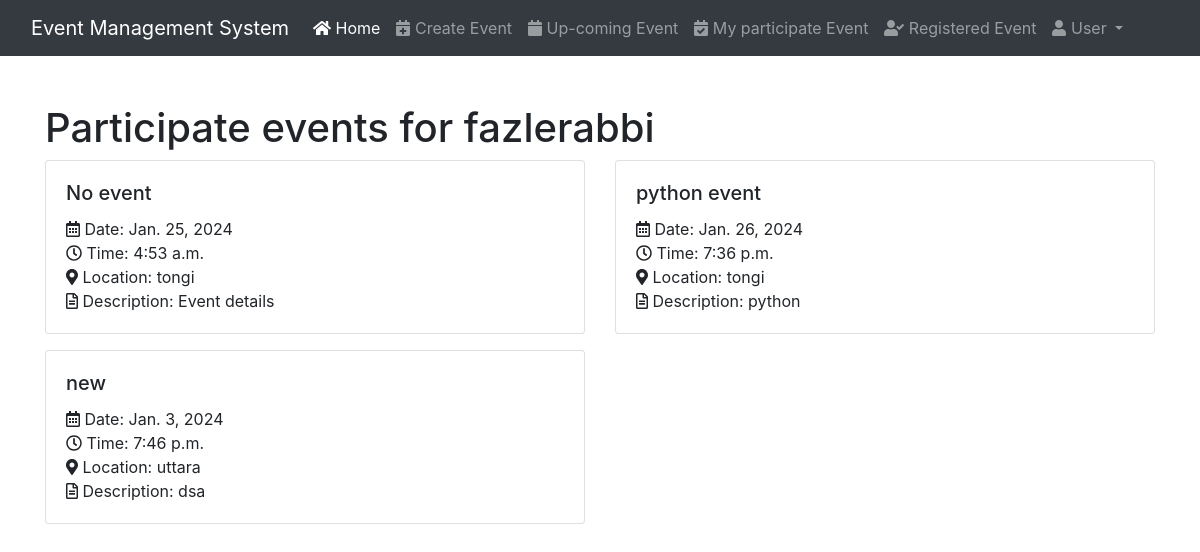
Page /event/register/participate_events/ (signed in) on the committed database.
### event/models.py (models this page shows, shortened)
class Registration(models.Model):
    user = models.ForeignKey(User, on_delete=models.CASCADE)
    event = models.ForeignKey(Event, on_delete=models.CASCADE)
    registration_time = models.DateTimeField(auto_now_add=True)

class Event(models.Model):
    title = models.CharField(max_length=100)
    description = models.TextField()
    date = models.DateField()
    time = models.TimeField()
    location = models.CharField(max_length=100)
    slots_available = models.IntegerField()

### event/views.py (the view)
# urls.py: path('event/register/participate_events/', views.participate_events, name='participate_events'),
@login_required
def participate_events(request):
    user = request.user
    today = timezone.now().date()
    participate_events = Registration.objects.filter(user=user,event__date__lt=today).select_related('event')
    username = user.get_username()
    context = {
        'username': username,
        'participate_events': participate_events,
    }
    return render(request, 'participate_events.html', context)

### templates/participate_events.html
{% extends 'partials/base.html' %}
{% block content %}
    <div class="container mt-5">
        <h1>Participate events for {{ username }}</h1>
        <div class="row">
            {% for participate in participate_events %}
            <div class="col-md-6">
                <div class="card mb-3">
                    <div class="card-body">
                        <h5 class="card-title">{{ participate.event.title }}</h5>
                        <p class="card-text">
                            <i class="far fa-calendar-alt"></i> Date: {{ participate.event.date }}<br>
                            <i class="far fa-clock"></i> Time: {{ participate.event.time }}<br>
                            <i class="fas fa-map-marker-alt"></i> Location: {{ participate.event.location }}<br>
                            <i class="far fa-file-alt"></i> Description: {{ participate.event.description }}<br>
                        </p>
                    </div>
                </div>
            </div>
            {% empty %}
            <div class="col-md-12">
                <p>No participated events at the moment.</p>
            </div>
            {% endfor %}
        </div>
    </div>
{% endblock content %}

### rows in the picture
Registration: event "No event", event "Jan. 25, 2024", event.time "4:53 a.m.", event.location "tongi", event.description "Event details"
Registration: event "python event", event "Jan. 26, 2024", event.time "7:36 p.m.", event.location "tongi", event.description "python"
Registration: event "new", event "Jan. 3, 2024", event.time "7:46 p.m.", event.location "uttara", event.description "dsa"

### other values in the picture
{{ username }} "fazlerabbi"
